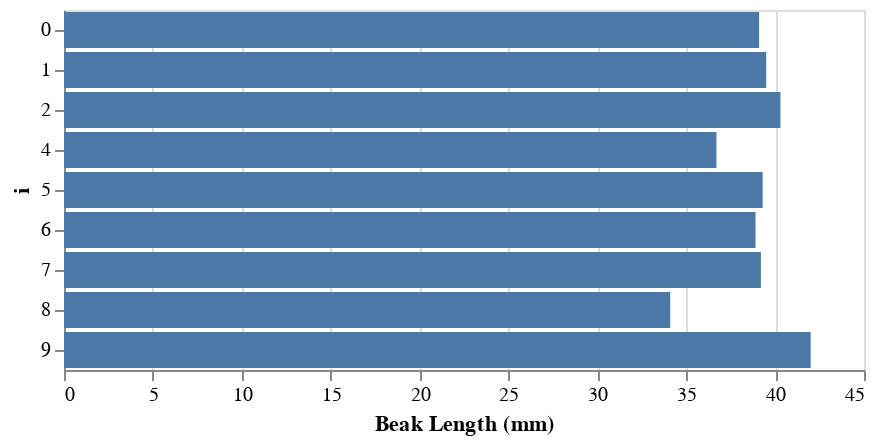

Notebook code for this chart:
### Markdown cell above
##### Length

### Code cell
alt.Chart(data).mark_bar().encode(
    x = alt.X('Beak Length (mm):Q', scale=alt.Scale(zero=True)),
    y = 'i:O'
).transform_filter(datum.i < 10)

### Figure 1 — Vega-Lite specification as saved in the notebook (floating-point values rounded to 4 significant figures; data arrays with more than 128 entries replaced by an {"elided": "..."} marker saying what was removed)
{"config": {"view": {"continuousWidth": 400, "continuousHeight": 300}}, "data": {"name": "data-fe71607a42dbd7cdd20b91354e9016c1"}, "mark": "bar", "encoding": {"x": {"type": "quantitative", "field": "Beak Length (mm)", "scale": {"zero": true}}, "y": {"type": "ordinal", "field": "i"}}, "transform": [{"filter": "(datum.i < 10)"}], "$schema": "https://vega.github.io/schema/vega-lite/v4.8.1.json", "datasets": {"data-fe71607a42dbd7cdd20b91354e9016c1": {"elided": "344 records"}}}
